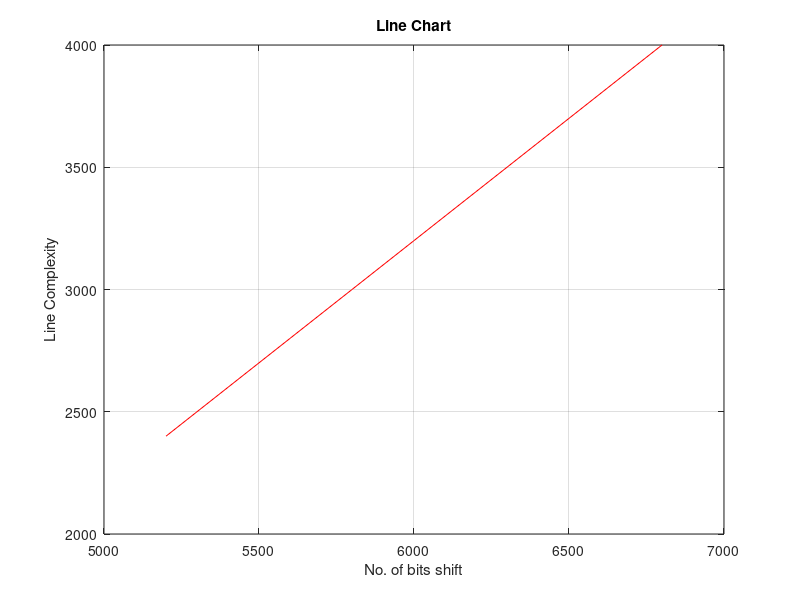

The MATLAB script that drew this image:
% Define x-values and corresponding y-values
x = [5200, 5400, 5600, 5800, 6000, 6200, 6400, 6600, 6800];
y = [2400, 2600, 2800, 3000, 3200, 3400, 3600, 3800, 4000];

% Plot the line chart with specified data points
plot(x, y, 'r');

% Add labels and title
xlabel('No. of bits shift');
ylabel('Line Complexity');
title('Line Chart');

% Optionally, add grid lines
grid on;